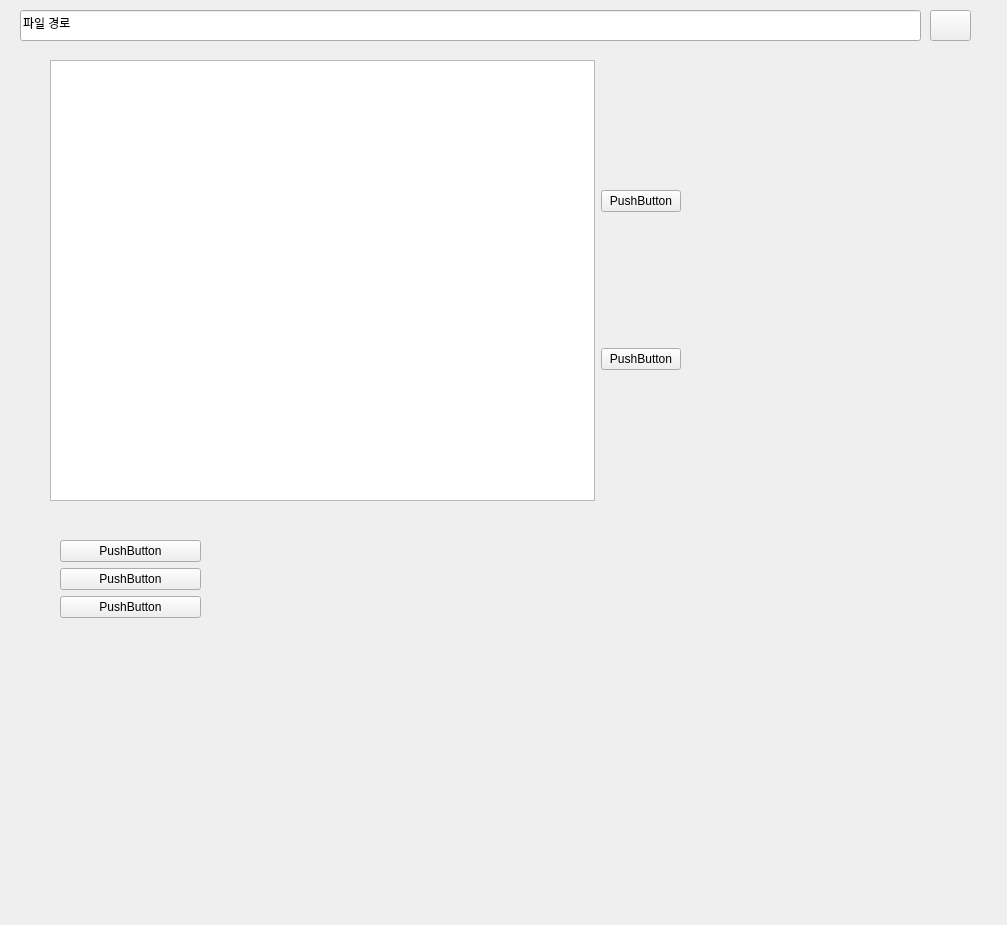
<?xml version="1.0" encoding="UTF-8"?>
<ui version="4.0">
 <class>Form</class>
 <widget class="QWidget" name="Form">
  <property name="geometry">
   <rect>
    <x>0</x>
    <y>0</y>
    <width>1007</width>
    <height>925</height>
   </rect>
  </property>
  <property name="windowTitle">
   <string>Form</string>
  </property>
  <widget class="QLineEdit" name="lineEdit_Path_2">
   <property name="geometry">
    <rect>
     <x>20</x>
     <y>10</y>
     <width>901</width>
     <height>31</height>
    </rect>
   </property>
   <property name="sizePolicy">
    <sizepolicy hsizetype="Preferred" vsizetype="Ignored">
     <horstretch>0</horstretch>
     <verstretch>0</verstretch>
    </sizepolicy>
   </property>
   <property name="contextMenuPolicy">
    <enum>Qt::ActionsContextMenu</enum>
   </property>
   <property name="acceptDrops">
    <bool>true</bool>
   </property>
   <property name="layoutDirection">
    <enum>Qt::RightToLeft</enum>
   </property>
   <property name="text">
    <string>파일 경로</string>
   </property>
  </widget>
  <widget class="QPushButton" name="pushButton_Open">
   <property name="geometry">
    <rect>
     <x>930</x>
     <y>10</y>
     <width>41</width>
     <height>31</height>
    </rect>
   </property>
   <property name="text">
    <string/>
   </property>
   <property name="icon">
    <iconset>
     <normaloff>../CodeReviewTool/folder_icon.png</normaloff>../CodeReviewTool/folder_icon.png</iconset>
   </property>
  </widget>
  <widget class="QWidget" name="horizontalLayoutWidget">
   <property name="geometry">
    <rect>
     <x>50</x>
     <y>60</y>
     <width>631</width>
     <height>441</height>
    </rect>
   </property>
   <layout class="QHBoxLayout" name="horizontalLayout">
    <item>
     <widget class="QTableView" name="tableView"/>
    </item>
    <item>
     <layout class="QVBoxLayout" name="verticalLayout">
      <item>
       <widget class="QPushButton" name="pushButton_2">
        <property name="text">
         <string>PushButton</string>
        </property>
       </widget>
      </item>
      <item>
       <widget class="QPushButton" name="pushButton">
        <property name="text">
         <string>PushButton</string>
        </property>
       </widget>
      </item>
     </layout>
    </item>
   </layout>
  </widget>
  <widget class="QWidget" name="gridLayoutWidget">
   <property name="geometry">
    <rect>
     <x>60</x>
     <y>540</y>
     <width>141</width>
     <height>121</height>
    </rect>
   </property>
   <layout class="QGridLayout" name="gridLayout">
    <property name="sizeConstraint">
     <enum>QLayout::SetMaximumSize</enum>
    </property>
    <item row="1" column="0">
     <widget class="QPushButton" name="pushButton_4">
      <property name="text">
       <string>PushButton</string>
      </property>
     </widget>
    </item>
    <item row="0" column="0">
     <widget class="QPushButton" name="pushButton_3">
      <property name="text">
       <string>PushButton</string>
      </property>
     </widget>
    </item>
    <item row="2" column="0">
     <widget class="QPushButton" name="pushButton_5">
      <property name="text">
       <string>PushButton</string>
      </property>
     </widget>
    </item>
   </layout>
  </widget>
  <widget class="QWidget" name="formLayoutWidget">
   <property name="geometry">
    <rect>
     <x>300</x>
     <y>540</y>
     <width>251</width>
     <height>291</height>
    </rect>
   </property>
   <layout class="QFormLayout" name="formLayout"/>
  </widget>
 </widget>
 <resources/>
 <connections/>
</ui>
